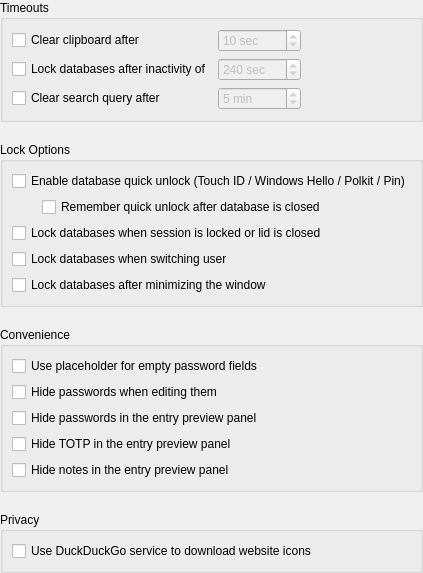
<?xml version="1.0" encoding="UTF-8"?>
<ui version="4.0">
 <class>ApplicationSettingsWidgetSecurity</class>
 <widget class="QWidget" name="ApplicationSettingsWidgetSecurity">
  <property name="geometry">
   <rect>
    <x>0</x>
    <y>0</y>
    <width>391</width>
    <height>529</height>
   </rect>
  </property>
  <layout class="QVBoxLayout" name="verticalLayout">
   <property name="spacing">
    <number>20</number>
   </property>
   <property name="leftMargin">
    <number>0</number>
   </property>
   <property name="topMargin">
    <number>0</number>
   </property>
   <property name="rightMargin">
    <number>0</number>
   </property>
   <property name="bottomMargin">
    <number>0</number>
   </property>
   <item>
    <widget class="QGroupBox" name="groupBox">
     <property name="title">
      <string>Timeouts</string>
     </property>
     <layout class="QGridLayout" name="gridLayout" columnstretch="0,0,1">
      <item row="1" column="1">
       <widget class="QSpinBox" name="lockDatabaseIdleSpinBox">
        <property name="enabled">
         <bool>false</bool>
        </property>
        <property name="sizePolicy">
         <sizepolicy hsizetype="Expanding" vsizetype="Fixed">
          <horstretch>0</horstretch>
          <verstretch>0</verstretch>
         </sizepolicy>
        </property>
        <property name="accessibleName">
         <string>Database lock timeout seconds</string>
        </property>
        <property name="suffix">
         <string comment="Seconds"> sec</string>
        </property>
        <property name="minimum">
         <number>10</number>
        </property>
        <property name="maximum">
         <number>43200</number>
        </property>
        <property name="value">
         <number>240</number>
        </property>
       </widget>
      </item>
      <item row="0" column="0">
       <widget class="QCheckBox" name="clearClipboardCheckBox">
        <property name="text">
         <string>Clear clipboard after</string>
        </property>
       </widget>
      </item>
      <item row="2" column="0">
       <widget class="QCheckBox" name="clearSearchCheckBox">
        <property name="text">
         <string>Clear search query after</string>
        </property>
       </widget>
      </item>
      <item row="2" column="1">
       <widget class="QSpinBox" name="clearSearchSpinBox">
        <property name="enabled">
         <bool>false</bool>
        </property>
        <property name="sizePolicy">
         <sizepolicy hsizetype="Expanding" vsizetype="Fixed">
          <horstretch>0</horstretch>
          <verstretch>0</verstretch>
         </sizepolicy>
        </property>
        <property name="suffix">
         <string comment="Minutes"> min</string>
        </property>
        <property name="minimum">
         <number>1</number>
        </property>
        <property name="maximum">
         <number>1440</number>
        </property>
        <property name="value">
         <number>5</number>
        </property>
        <property name="displayIntegerBase">
         <number>10</number>
        </property>
       </widget>
      </item>
      <item row="0" column="1">
       <widget class="QSpinBox" name="clearClipboardSpinBox">
        <property name="enabled">
         <bool>false</bool>
        </property>
        <property name="sizePolicy">
         <sizepolicy hsizetype="Expanding" vsizetype="Fixed">
          <horstretch>0</horstretch>
          <verstretch>0</verstretch>
         </sizepolicy>
        </property>
        <property name="accessibleName">
         <string>Clipboard clear seconds</string>
        </property>
        <property name="suffix">
         <string comment="Seconds"> sec</string>
        </property>
        <property name="minimum">
         <number>1</number>
        </property>
        <property name="maximum">
         <number>999</number>
        </property>
        <property name="value">
         <number>10</number>
        </property>
       </widget>
      </item>
      <item row="0" column="2">
       <spacer name="horizontalSpacer">
        <property name="orientation">
         <enum>Qt::Horizontal</enum>
        </property>
        <property name="sizeHint" stdset="0">
         <size>
          <width>40</width>
          <height>0</height>
         </size>
        </property>
       </spacer>
      </item>
      <item row="1" column="0">
       <widget class="QCheckBox" name="lockDatabaseIdleCheckBox">
        <property name="sizePolicy">
         <sizepolicy hsizetype="Minimum" vsizetype="Fixed">
          <horstretch>0</horstretch>
          <verstretch>0</verstretch>
         </sizepolicy>
        </property>
        <property name="text">
         <string>Lock databases after inactivity of</string>
        </property>
       </widget>
      </item>
     </layout>
    </widget>
   </item>
   <item>
    <widget class="QGroupBox" name="lockOptionsGroup">
     <property name="title">
      <string>Lock Options</string>
     </property>
     <layout class="QVBoxLayout" name="verticalLayout_4">
      <item>
       <widget class="QCheckBox" name="quickUnlockCheckBox">
        <property name="text">
         <string>Enable database quick unlock (Touch ID / Windows Hello / Polkit / Pin)</string>
        </property>
       </widget>
      </item>
      <item>
       <layout class="QHBoxLayout" name="horizontalLayout">
        <property name="spacing">
         <number>0</number>
        </property>
        <item>
         <spacer name="horizontalSpacer_2">
          <property name="orientation">
           <enum>Qt::Horizontal</enum>
          </property>
          <property name="sizeType">
           <enum>QSizePolicy::Fixed</enum>
          </property>
          <property name="sizeHint" stdset="0">
           <size>
            <width>30</width>
            <height>0</height>
           </size>
          </property>
         </spacer>
        </item>
        <item>
         <widget class="QCheckBox" name="quickUnlockRememberCheckBox">
          <property name="toolTip">
           <string>Quick unlock can only be remembered when using Touch ID or Windows Hello</string>
          </property>
          <property name="text">
           <string>Remember quick unlock after database is closed</string>
          </property>
         </widget>
        </item>
       </layout>
      </item>
      <item>
       <widget class="QCheckBox" name="lockDatabaseOnScreenLockCheckBox">
        <property name="text">
         <string>Lock databases when session is locked or lid is closed</string>
        </property>
       </widget>
      </item>
      <item>
       <widget class="QCheckBox" name="lockDatabasesOnUserSwitchCheckBox">
        <property name="text">
         <string>Lock databases when switching user</string>
        </property>
       </widget>
      </item>
      <item>
       <widget class="QCheckBox" name="lockDatabaseMinimizeCheckBox">
        <property name="text">
         <string>Lock databases after minimizing the window</string>
        </property>
       </widget>
      </item>
     </layout>
    </widget>
   </item>
   <item>
    <widget class="QGroupBox" name="groupBox_2">
     <property name="title">
      <string>Convenience</string>
     </property>
     <layout class="QVBoxLayout" name="verticalLayout_2">
      <item>
       <widget class="QCheckBox" name="passwordShowDotsCheckBox">
        <property name="text">
         <string>Use placeholder for empty password fields</string>
        </property>
       </widget>
      </item>
      <item>
       <widget class="QCheckBox" name="passwordsHiddenCheckBox">
        <property name="text">
         <string>Hide passwords when editing them</string>
        </property>
       </widget>
      </item>
      <item>
       <widget class="QCheckBox" name="passwordPreviewCleartextCheckBox">
        <property name="text">
         <string>Hide passwords in the entry preview panel</string>
        </property>
       </widget>
      </item>
      <item>
       <widget class="QCheckBox" name="hideTotpCheckBox">
        <property name="text">
         <string>Hide TOTP in the entry preview panel</string>
        </property>
       </widget>
      </item>
      <item>
       <widget class="QCheckBox" name="hideNotesCheckBox">
        <property name="text">
         <string>Hide notes in the entry preview panel</string>
        </property>
       </widget>
      </item>
     </layout>
    </widget>
   </item>
   <item>
    <widget class="QGroupBox" name="privacy">
     <property name="title">
      <string>Privacy</string>
     </property>
     <layout class="QVBoxLayout" name="verticalLayout_3">
      <item>
       <widget class="QCheckBox" name="fallbackToSearch">
        <property name="text">
         <string>Use DuckDuckGo service to download website icons</string>
        </property>
       </widget>
      </item>
     </layout>
    </widget>
   </item>
   <item>
    <spacer name="verticalSpacer_2">
     <property name="orientation">
      <enum>Qt::Vertical</enum>
     </property>
     <property name="sizeType">
      <enum>QSizePolicy::Expanding</enum>
     </property>
     <property name="sizeHint" stdset="0">
      <size>
       <width>20</width>
       <height>30</height>
      </size>
     </property>
    </spacer>
   </item>
  </layout>
 </widget>
 <tabstops>
  <tabstop>clearClipboardCheckBox</tabstop>
  <tabstop>clearClipboardSpinBox</tabstop>
  <tabstop>lockDatabaseIdleCheckBox</tabstop>
  <tabstop>lockDatabaseIdleSpinBox</tabstop>
  <tabstop>clearSearchCheckBox</tabstop>
  <tabstop>clearSearchSpinBox</tabstop>
  <tabstop>quickUnlockCheckBox</tabstop>
  <tabstop>lockDatabaseOnScreenLockCheckBox</tabstop>
  <tabstop>lockDatabasesOnUserSwitchCheckBox</tabstop>
  <tabstop>lockDatabaseMinimizeCheckBox</tabstop>
  <tabstop>passwordShowDotsCheckBox</tabstop>
  <tabstop>passwordsHiddenCheckBox</tabstop>
  <tabstop>passwordPreviewCleartextCheckBox</tabstop>
  <tabstop>hideTotpCheckBox</tabstop>
  <tabstop>hideNotesCheckBox</tabstop>
  <tabstop>fallbackToSearch</tabstop>
 </tabstops>
 <resources/>
 <connections/>
</ui>
